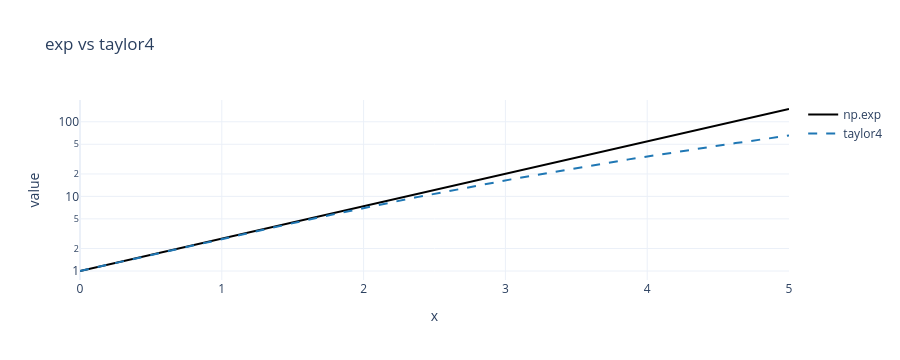

This figure's notebook cell:
### Markdown cell above
## 4. `taylor4_exp` : degree-4 Taylor approximation of `exp`

$$ \text{taylor4}(x) = 1 + x + \tfrac{x^2}{2} + \tfrac{x^3}{6} + \tfrac{x^4}{24}. $$

Matches Nitro's `ApproxExpBasisPoints(x, 4)`

### Code cell
def taylor4_exp(x):
    """Degree-4 Taylor approximation of exp(x)."""
    x2 = x * x
    x3 = x2 * x
    x4 = x2 * x2
    return 1.0 + x + x2 / 2.0 + x3 / 6.0 + x4 / 24.0


x = np.linspace(0, 5, 200)
fig = go.Figure()
fig.add_trace(go.Scatter(x=x, y=np.exp(x),     mode='lines', name='np.exp',  line=dict(color='#000', width=2)))
fig.add_trace(go.Scatter(x=x, y=taylor4_exp(x), mode='lines', name='taylor4', line=dict(color='#1f77b4', dash='dash')))
fig.update_layout(template='plotly_white', height=360,
                  title='exp vs taylor4', xaxis_title='x', yaxis_title='value', yaxis_type='log')
fig.show()

### Figure 1 — Plotly figure (JSON) as saved in the notebook; plotly's stock layout.template omitted (floating-point values rounded to 4 significant figures; data arrays with more than 128 entries replaced by an {"elided": "..."} marker saying what was removed)
{"data": [{"line": {"color": "#000", "width": 2}, "mode": "lines", "name": "np.exp", "type": "scatter", "x": {"elided": "200 float values"}, "y": {"elided": "200 float values"}}, {"line": {"color": "#1f77b4", "dash": "dash"}, "mode": "lines", "name": "taylor4", "type": "scatter", "x": {"elided": "200 float values"}, "y": {"elided": "200 float values"}}], "layout": {"height": 360, "title": {"text": "exp vs taylor4"}, "xaxis": {"title": {"text": "x"}}, "yaxis": {"title": {"text": "value"}, "type": "log"}}}
